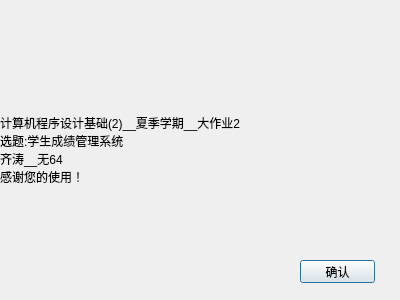
<?xml version="1.0" encoding="UTF-8"?>
<ui version="4.0">
 <class>Dialog_Help</class>
 <widget class="QDialog" name="Dialog_Help">
  <property name="geometry">
   <rect>
    <x>0</x>
    <y>0</y>
    <width>400</width>
    <height>300</height>
   </rect>
  </property>
  <property name="windowTitle">
   <string>Dialog</string>
  </property>
  <widget class="QLabel" name="label">
   <property name="geometry">
    <rect>
     <x>0</x>
     <y>0</y>
     <width>400</width>
     <height>300</height>
    </rect>
   </property>
   <property name="text">
    <string/>
   </property>
   <property name="pixmap">
    <pixmap resource="images.qrc">:/image/images/登录背景.jpg</pixmap>
   </property>
   <property name="scaledContents">
    <bool>true</bool>
   </property>
  </widget>
  <widget class="QLabel" name="label_text">
   <property name="geometry">
    <rect>
     <x>0</x>
     <y>0</y>
     <width>400</width>
     <height>300</height>
    </rect>
   </property>
   <property name="text">
    <string>计算机程序设计基础(2)__夏季学期__大作业2
选题:学生成绩管理系统
齐涛__无64
感谢您的使用！</string>
   </property>
  </widget>
  <widget class="QPushButton" name="pushButton">
   <property name="geometry">
    <rect>
     <x>300</x>
     <y>260</y>
     <width>75</width>
     <height>23</height>
    </rect>
   </property>
   <property name="text">
    <string>确认</string>
   </property>
  </widget>
 </widget>
 <resources>
  <include location="images.qrc"/>
 </resources>
 <connections/>
</ui>
